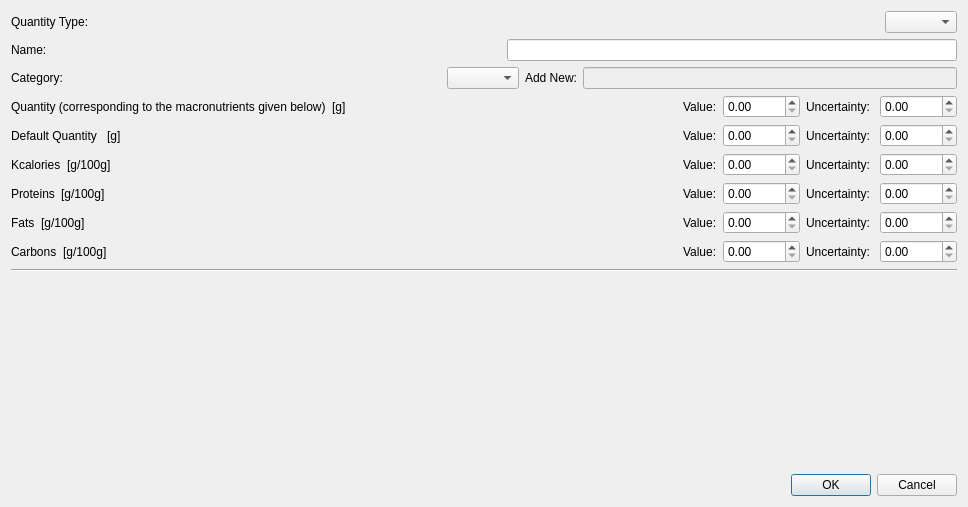
<?xml version="1.0" encoding="UTF-8"?>
<ui version="4.0">
 <class>AddToBaseWindow</class>
 <widget class="QDialog" name="AddToBaseWindow">
  <property name="geometry">
   <rect>
    <x>0</x>
    <y>0</y>
    <width>968</width>
    <height>507</height>
   </rect>
  </property>
  <property name="windowTitle">
   <string>Dialog</string>
  </property>
  <layout class="QVBoxLayout" name="verticalLayout">
   <item>
    <layout class="QHBoxLayout" name="QuantityLayout_10">
     <item>
      <widget class="QLabel" name="label_30">
       <property name="text">
        <string>Quantity Type:</string>
       </property>
      </widget>
     </item>
     <item>
      <spacer name="horizontalSpacer_13">
       <property name="orientation">
        <enum>Qt::Horizontal</enum>
       </property>
       <property name="sizeHint" stdset="0">
        <size>
         <width>40</width>
         <height>20</height>
        </size>
       </property>
      </spacer>
     </item>
     <item>
      <widget class="QComboBox" name="comboBox_2"/>
     </item>
    </layout>
   </item>
   <item>
    <layout class="QHBoxLayout" name="QuantityLayout_8">
     <item>
      <widget class="QLabel" name="label_25">
       <property name="text">
        <string>Name: </string>
       </property>
      </widget>
     </item>
     <item>
      <spacer name="horizontalSpacer_11">
       <property name="orientation">
        <enum>Qt::Horizontal</enum>
       </property>
       <property name="sizeHint" stdset="0">
        <size>
         <width>40</width>
         <height>20</height>
        </size>
       </property>
      </spacer>
     </item>
     <item>
      <widget class="QLineEdit" name="EditName"/>
     </item>
    </layout>
   </item>
   <item>
    <layout class="QHBoxLayout" name="QuantityLayout_9">
     <item>
      <widget class="QLabel" name="label_28">
       <property name="text">
        <string>Category: </string>
       </property>
      </widget>
     </item>
     <item>
      <spacer name="horizontalSpacer_12">
       <property name="orientation">
        <enum>Qt::Horizontal</enum>
       </property>
       <property name="sizeHint" stdset="0">
        <size>
         <width>40</width>
         <height>20</height>
        </size>
       </property>
      </spacer>
     </item>
     <item>
      <widget class="QComboBox" name="comboBoxCategory"/>
     </item>
     <item>
      <widget class="QLabel" name="label_29">
       <property name="text">
        <string>Add New:</string>
       </property>
      </widget>
     </item>
     <item>
      <widget class="QLineEdit" name="EditCategory">
       <property name="enabled">
        <bool>false</bool>
       </property>
      </widget>
     </item>
    </layout>
   </item>
   <item>
    <layout class="QHBoxLayout" name="QuantityLayout_2">
     <item>
      <widget class="QLabel" name="label_7">
       <property name="text">
        <string>Quantity (corresponding to the macronutrients given below)</string>
       </property>
      </widget>
     </item>
     <item>
      <widget class="QLabel" name="BaseQuantityType">
       <property name="text">
        <string>[g]</string>
       </property>
      </widget>
     </item>
     <item>
      <spacer name="horizontalSpacer_4">
       <property name="orientation">
        <enum>Qt::Horizontal</enum>
       </property>
       <property name="sizeHint" stdset="0">
        <size>
         <width>40</width>
         <height>20</height>
        </size>
       </property>
      </spacer>
     </item>
     <item>
      <widget class="QLabel" name="label_8">
       <property name="text">
        <string>Value:</string>
       </property>
      </widget>
     </item>
     <item>
      <widget class="QDoubleSpinBox" name="BaseQuantityValue">
       <property name="decimals">
        <number>2</number>
       </property>
       <property name="maximum">
        <double>10000.000000000000000</double>
       </property>
      </widget>
     </item>
     <item>
      <widget class="QLabel" name="label_9">
       <property name="text">
        <string>Uncertainty: </string>
       </property>
      </widget>
     </item>
     <item>
      <widget class="QDoubleSpinBox" name="BaseQuantityUncertainty">
       <property name="decimals">
        <number>2</number>
       </property>
       <property name="maximum">
        <double>10000.000000000000000</double>
       </property>
      </widget>
     </item>
    </layout>
   </item>
   <item>
    <layout class="QHBoxLayout" name="QuantityLayout_3">
     <item>
      <widget class="QLabel" name="label_10">
       <property name="text">
        <string>Default Quantity </string>
       </property>
      </widget>
     </item>
     <item>
      <widget class="QLabel" name="DefaultQuantityType">
       <property name="text">
        <string>[g]</string>
       </property>
      </widget>
     </item>
     <item>
      <spacer name="horizontalSpacer_5">
       <property name="orientation">
        <enum>Qt::Horizontal</enum>
       </property>
       <property name="sizeHint" stdset="0">
        <size>
         <width>40</width>
         <height>20</height>
        </size>
       </property>
      </spacer>
     </item>
     <item>
      <widget class="QLabel" name="label_11">
       <property name="text">
        <string>Value:</string>
       </property>
      </widget>
     </item>
     <item>
      <widget class="QDoubleSpinBox" name="DefaultQuantityValue">
       <property name="decimals">
        <number>2</number>
       </property>
       <property name="maximum">
        <double>10000.000000000000000</double>
       </property>
      </widget>
     </item>
     <item>
      <widget class="QLabel" name="label_12">
       <property name="text">
        <string>Uncertainty: </string>
       </property>
      </widget>
     </item>
     <item>
      <widget class="QDoubleSpinBox" name="DefaultQuantityUncertainty">
       <property name="decimals">
        <number>2</number>
       </property>
       <property name="maximum">
        <double>10000.000000000000000</double>
       </property>
      </widget>
     </item>
    </layout>
   </item>
   <item>
    <layout class="QHBoxLayout" name="QuantityLayout_4">
     <item>
      <widget class="QLabel" name="label_13">
       <property name="text">
        <string>Kcalories</string>
       </property>
      </widget>
     </item>
     <item>
      <widget class="QLabel" name="KcaloriesQuantity">
       <property name="text">
        <string>[g/100g]</string>
       </property>
      </widget>
     </item>
     <item>
      <spacer name="horizontalSpacer_7">
       <property name="orientation">
        <enum>Qt::Horizontal</enum>
       </property>
       <property name="sizeHint" stdset="0">
        <size>
         <width>40</width>
         <height>20</height>
        </size>
       </property>
      </spacer>
     </item>
     <item>
      <widget class="QLabel" name="label_14">
       <property name="text">
        <string>Value:</string>
       </property>
      </widget>
     </item>
     <item>
      <widget class="QDoubleSpinBox" name="KcaloriesValue">
       <property name="decimals">
        <number>2</number>
       </property>
       <property name="maximum">
        <double>10000.000000000000000</double>
       </property>
      </widget>
     </item>
     <item>
      <widget class="QLabel" name="label_15">
       <property name="text">
        <string>Uncertainty: </string>
       </property>
      </widget>
     </item>
     <item>
      <widget class="QDoubleSpinBox" name="KcaloriesUncertainty">
       <property name="decimals">
        <number>2</number>
       </property>
       <property name="maximum">
        <double>10000.000000000000000</double>
       </property>
      </widget>
     </item>
    </layout>
   </item>
   <item>
    <layout class="QHBoxLayout" name="QuantityLayout_5">
     <item>
      <widget class="QLabel" name="label_16">
       <property name="text">
        <string>Proteins</string>
       </property>
      </widget>
     </item>
     <item>
      <widget class="QLabel" name="ProteinsQuantity">
       <property name="text">
        <string>[g/100g]</string>
       </property>
      </widget>
     </item>
     <item>
      <spacer name="horizontalSpacer_8">
       <property name="orientation">
        <enum>Qt::Horizontal</enum>
       </property>
       <property name="sizeHint" stdset="0">
        <size>
         <width>40</width>
         <height>20</height>
        </size>
       </property>
      </spacer>
     </item>
     <item>
      <widget class="QLabel" name="label_17">
       <property name="text">
        <string>Value:</string>
       </property>
      </widget>
     </item>
     <item>
      <widget class="QDoubleSpinBox" name="ProteinsValue">
       <property name="decimals">
        <number>2</number>
       </property>
       <property name="maximum">
        <double>10000.000000000000000</double>
       </property>
      </widget>
     </item>
     <item>
      <widget class="QLabel" name="label_18">
       <property name="text">
        <string>Uncertainty: </string>
       </property>
      </widget>
     </item>
     <item>
      <widget class="QDoubleSpinBox" name="ProteinsUncertainty">
       <property name="decimals">
        <number>2</number>
       </property>
       <property name="maximum">
        <double>10000.000000000000000</double>
       </property>
      </widget>
     </item>
    </layout>
   </item>
   <item>
    <layout class="QHBoxLayout" name="QuantityLayout_6">
     <item>
      <widget class="QLabel" name="label_19">
       <property name="text">
        <string>Fats</string>
       </property>
      </widget>
     </item>
     <item>
      <widget class="QLabel" name="FatsQuantity">
       <property name="text">
        <string>[g/100g]</string>
       </property>
      </widget>
     </item>
     <item>
      <spacer name="horizontalSpacer_9">
       <property name="orientation">
        <enum>Qt::Horizontal</enum>
       </property>
       <property name="sizeHint" stdset="0">
        <size>
         <width>40</width>
         <height>20</height>
        </size>
       </property>
      </spacer>
     </item>
     <item>
      <widget class="QLabel" name="label_20">
       <property name="text">
        <string>Value:</string>
       </property>
      </widget>
     </item>
     <item>
      <widget class="QDoubleSpinBox" name="FatsValue">
       <property name="decimals">
        <number>2</number>
       </property>
       <property name="maximum">
        <double>10000.000000000000000</double>
       </property>
      </widget>
     </item>
     <item>
      <widget class="QLabel" name="label_21">
       <property name="text">
        <string>Uncertainty: </string>
       </property>
      </widget>
     </item>
     <item>
      <widget class="QDoubleSpinBox" name="FatsUncertainty">
       <property name="decimals">
        <number>2</number>
       </property>
       <property name="maximum">
        <double>10000.000000000000000</double>
       </property>
      </widget>
     </item>
    </layout>
   </item>
   <item>
    <layout class="QHBoxLayout" name="QuantityLayout_7">
     <item>
      <widget class="QLabel" name="label_22">
       <property name="text">
        <string>Carbons</string>
       </property>
      </widget>
     </item>
     <item>
      <widget class="QLabel" name="CarbonsQuantity">
       <property name="text">
        <string>[g/100g]</string>
       </property>
      </widget>
     </item>
     <item>
      <spacer name="horizontalSpacer_10">
       <property name="orientation">
        <enum>Qt::Horizontal</enum>
       </property>
       <property name="sizeHint" stdset="0">
        <size>
         <width>40</width>
         <height>20</height>
        </size>
       </property>
      </spacer>
     </item>
     <item>
      <widget class="QLabel" name="label_23">
       <property name="text">
        <string>Value:</string>
       </property>
      </widget>
     </item>
     <item>
      <widget class="QDoubleSpinBox" name="CarbonsValue">
       <property name="decimals">
        <number>2</number>
       </property>
       <property name="maximum">
        <double>10000.000000000000000</double>
       </property>
      </widget>
     </item>
     <item>
      <widget class="QLabel" name="label_24">
       <property name="text">
        <string>Uncertainty: </string>
       </property>
      </widget>
     </item>
     <item>
      <widget class="QDoubleSpinBox" name="CarbonsUncertainty">
       <property name="decimals">
        <number>2</number>
       </property>
       <property name="maximum">
        <double>10000.000000000000000</double>
       </property>
      </widget>
     </item>
    </layout>
   </item>
   <item>
    <widget class="Line" name="line">
     <property name="orientation">
      <enum>Qt::Horizontal</enum>
     </property>
    </widget>
   </item>
   <item>
    <spacer name="verticalSpacer">
     <property name="orientation">
      <enum>Qt::Vertical</enum>
     </property>
     <property name="sizeHint" stdset="0">
      <size>
       <width>20</width>
       <height>143</height>
      </size>
     </property>
    </spacer>
   </item>
   <item>
    <widget class="QDialogButtonBox" name="buttonBox">
     <property name="orientation">
      <enum>Qt::Horizontal</enum>
     </property>
     <property name="standardButtons">
      <set>QDialogButtonBox::Cancel|QDialogButtonBox::Ok</set>
     </property>
    </widget>
   </item>
  </layout>
 </widget>
 <resources/>
 <connections>
  <connection>
   <sender>buttonBox</sender>
   <signal>accepted()</signal>
   <receiver>AddToBaseWindow</receiver>
   <slot>accept()</slot>
   <hints>
    <hint type="sourcelabel">
     <x>248</x>
     <y>254</y>
    </hint>
    <hint type="destinationlabel">
     <x>157</x>
     <y>274</y>
    </hint>
   </hints>
  </connection>
  <connection>
   <sender>buttonBox</sender>
   <signal>rejected()</signal>
   <receiver>AddToBaseWindow</receiver>
   <slot>reject()</slot>
   <hints>
    <hint type="sourcelabel">
     <x>316</x>
     <y>260</y>
    </hint>
    <hint type="destinationlabel">
     <x>286</x>
     <y>274</y>
    </hint>
   </hints>
  </connection>
 </connections>
</ui>
